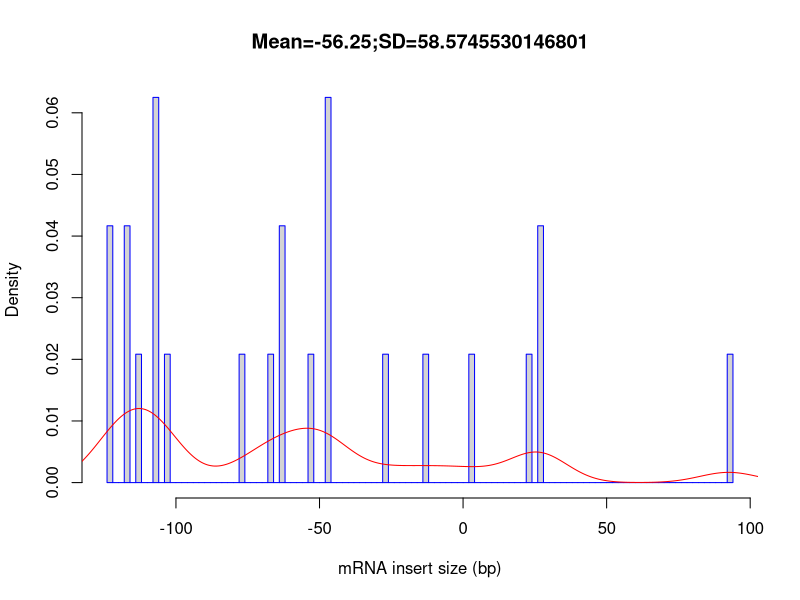

Write R code to recreate this figure.
out_file = 'Atha_Ler-0_sl_FLT_0.36G_Rep2'
pdf('Atha_Ler-0_sl_FLT_0.36G_Rep2.inner_distance_plot.pdf')
fragsize=rep(c(-147.5,-142.5,-137.5,-132.5,-127.5,-122.5,-117.5,-112.5,-107.5,-102.5,-97.5,-92.5,-87.5,-82.5,-77.5,-72.5,-67.5,-62.5,-57.5,-52.5,-47.5,-42.5,-37.5,-32.5,-27.5,-22.5,-17.5,-12.5,-7.5,-2.5,2.5,7.5,12.5,17.5,22.5,27.5,32.5,37.5,42.5,47.5,52.5,57.5,62.5,67.5,72.5,77.5,82.5,87.5,92.5,97.5,102.5,107.5,112.5,117.5,122.5,127.5,132.5,137.5,142.5,147.5,152.5,157.5,162.5,167.5,172.5,177.5,182.5,187.5,192.5,197.5,202.5,207.5,212.5,217.5,222.5,227.5,232.5,237.5,242.5,247.5,252.5,257.5,262.5,267.5,272.5,277.5,282.5,287.5,292.5,297.5,302.5,307.5,312.5,317.5,322.5,327.5,332.5,337.5,342.5,347.5),times=c(0,0,0,0,0,2,2,1,3,1,0,0,0,0,1,0,1,2,0,1,3,0,0,0,1,0,0,1,0,0,1,0,0,0,1,2,0,0,0,0,0,0,0,0,0,0,0,0,1,0,0,0,0,0,0,0,0,0,0,0,0,0,0,0,0,0,0,0,0,0,0,0,0,0,0,0,0,0,0,0,0,0,0,0,0,0,0,0,0,0,0,0,0,0,0,0,0,0,0,0))
frag_sd = sd(fragsize)
frag_mean = mean(fragsize)
frag_median = median(fragsize)
write(x=c("Name","Mean","Median","sd"), sep="	", file=stdout(),ncolumns=4)
write(c(out_file,frag_mean,frag_median,frag_sd),sep="	", file=stdout(),ncolumns=4)
hist(fragsize,probability=T,breaks=100,xlab="mRNA insert size (bp)",main=paste(c("Mean=",frag_mean,";","SD=",frag_sd),collapse=""),border="blue")
lines(density(fragsize,bw=10),col='red')
dev.off()
